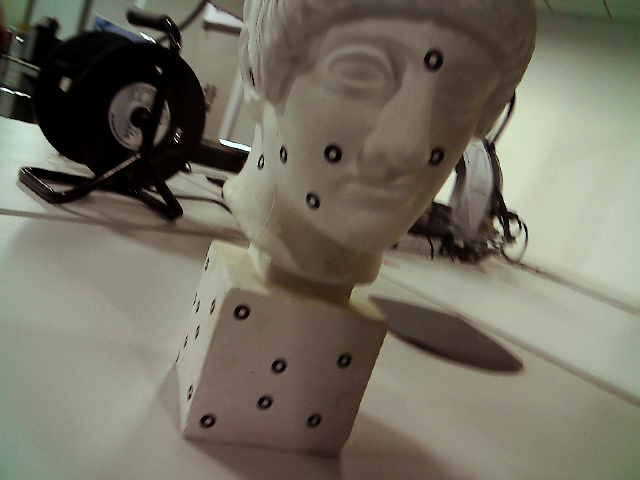
//> input picture 7.2D-2D:对极几何/data71.png, 640 x 480 px
$ ./pose_estimation_2d2d data71.png data98.png   (built with g++ and OpenCV 4)
//> lines starting //> are read from the running program, lines starting //| are printed output that depends on the picture
/*=================================================================================
 *	                    Copyleft! 2018 William Yu
 *          Some rights reserved：CC(creativecommons.org)BY-NC-SA
 *                      Copyleft! 2018 William Yu
 *      版权部分所有，遵循CC(creativecommons.org)BY-NC-SA协议授权方式使用
 *
 * Filename                :
 * Description             : 视觉SLAM十四讲/ch7 学习记录
 *                           使用2D-2D的特征匹配估计相机运动
 * Reference               :
 * Programmer(s)           : William Yu, windmillyucong@163.com
 * Company                 : HUST, DMET国家重点实验室FOCUS团队
 * Modification History	   : ver1.0, 2018.04.20, William Yu

=================================================================================*/


/*-----------------------------[Note]---------------------------
*对极几何求解两组单目相机2D图像
 * 2D点对求两相机的 旋转和平移矩阵
 * 空间点 P  两相机 像素点对  p1  p2 两相机 归一化平面上的点对 x1 x2 与P点对应
 * 相机内参数 K  两镜头旋转平移矩阵  R t 或者 变换矩阵 T
 * 公式：
 *  p1 = KP  (世界坐标系)
 *  p2 = K( RP + t)  = KTP
 *  x1 =  K逆* p1
 *  x2 =  K逆* p2
 * 相机坐标系下 归一化平面上的点
 *  x1= (px -cx)/fx
 *  x2= (py -cy)/fy
 *  x1 = P
 *  x2 =  R  x1  + t
 *  t 外积  x2  = t 外积 R  x1 ；
 *  t 外积 t   =0
 *  sin(cet) =0 垂线段投影
 *  x2转置 *  t 外积  x2 = x2转置 * t 外积 R  x1   = 0
 * 有
 *  x2转置 * t 外积 R  x1   = x2转置 * E * x1 =  0 ； E 为本质矩阵
 *  p2转置 * K 转置逆 * t 外积 R * K逆 * p1  = p2转置 * F * p1 =  0 ； F 为基础矩阵
 *  x2转置 * E * x1 =  0
 *  x1 x2  为 由 像素坐标转化的归一化坐标
 *  一个点对一个约束，8点法  可以算出 E的各个元素 ，
 *  再 奇异值分解 E 得到 R t
 *
 *
 * 单应矩阵描述了两个平面间的映射关系
 *  p2 = K( RP + t)
 * 有 P在极平面上  平面方程  n转置 * P + d = 0
 * 得 - n转置 * P/d  =1
 *   p2 = K( RP - t *n转置 * P/d)   = K( R - t *n转置 * /d)*P = H *p1
 *   p2 = H *p1
 * 一个点对 2个约束，4点法求解  单应矩阵 H 再对 H进行分解
--------------------------------------------------------------*/


/// Include Files
#include <iostream>
#include <opencv2/core/core.hpp>
#include <opencv2/features2d/features2d.hpp>
#include <opencv2/highgui/highgui.hpp>
#include <opencv2/calib3d/calib3d.hpp>

using namespace std;
using namespace cv;


/// Global Variables


/// Function Header


// 特征点匹配
void find_feature_matches (
    const Mat& img_1, const Mat& img_2,
    std::vector<KeyPoint>& keypoints_1,
    std::vector<KeyPoint>& keypoints_2,
    std::vector< DMatch >& matches );
// 旋转平移矩阵计算
void pose_estimation_2d2d (
    std::vector<KeyPoint> keypoints_1,
    std::vector<KeyPoint> keypoints_2,
    std::vector< DMatch > matches,
    Mat& R, Mat& t );

// 像素坐标转相机归一化坐标
Point2d pixel2cam ( const Point2d& p, const Mat& K );


/// Function Definitions

/**
 * @function main
 * @brief
 * @param  None
 * @retval None
 */
int main ( int argc, char** argv )
{
    if ( argc != 3 )
    {
        cout<<"usage: pose_estimation_2d2d img1 img2"<<endl;
        return 1;
    }
    //--读取图像
    Mat img_1 = imread ( argv[1], CV_LOAD_IMAGE_COLOR );
//> img_1 is the input picture: 480 rows x 640 cols, CV_8UC3; mean B, G, R 98.1, 111.8, 115.8
    Mat img_2 = imread ( argv[2], CV_LOAD_IMAGE_COLOR );
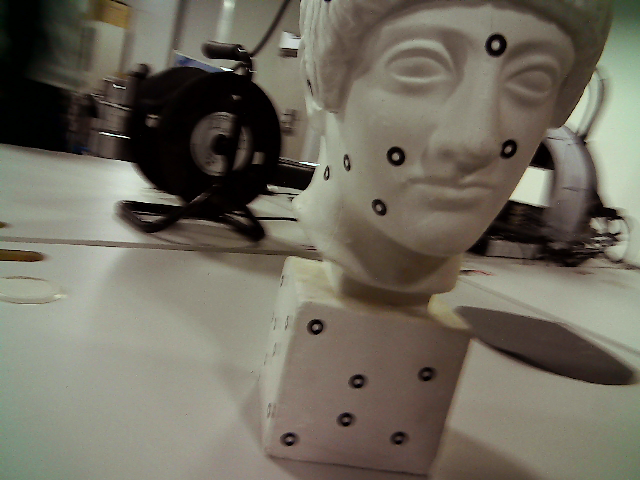
//> input picture 7.2D-2D:对极几何/data98.png, 640 x 480 px
//> img_2 is the input picture: 480 rows x 640 cols, CV_8UC3; mean B, G, R 94.9, 107.8, 112.4

    vector<KeyPoint> keypoints_1, keypoints_2;
    vector<DMatch> matches;
    find_feature_matches ( img_1, img_2, keypoints_1, keypoints_2, matches );
    cout<<"一共找到了"<<matches.size() <<"组匹配点"<<endl;


    //--[5]:绘制匹配结果
    Mat img_match;
    drawMatches ( img_1, keypoints_1, img_2, keypoints_2, matches, img_match );
    namedWindow("img_match", WINDOW_NORMAL);
    imshow ( "img_match", img_match );
    waitKey(0);

    //-- 估计两张图像间运动
    Mat R,t; //旋转平移矩阵
    pose_estimation_2d2d ( keypoints_1, keypoints_2, matches, R, t );

    //-- 验证E=t^R*scale
    Mat t_x = ( Mat_<double> ( 3,3 ) <<
                0,                      -t.at<double> ( 2,0 ),     t.at<double> ( 1,0 ),
                t.at<double> ( 2,0 ),      0,                      -t.at<double> ( 0,0 ),
                -t.at<double> ( 1,0 ),     t.at<double> ( 0,0 ),      0 );

    cout<<"E = t^R = "<<endl<<t_x*R<<endl;

    //-- 验证对极约束
    Mat K = ( Mat_<double> ( 3,3 ) << 520.9, 0, 325.1, 0, 521.0, 249.7, 0, 0, 1 );
    for ( DMatch m: matches )
    {
        //像素坐标转相机归一化坐标
        Point2d pt1 = pixel2cam ( keypoints_1[ m.queryIdx ].pt, K );
        Mat y1 = ( Mat_<double> ( 3,1 ) << pt1.x, pt1.y, 1 );
        Point2d pt2 = pixel2cam ( keypoints_2[ m.trainIdx ].pt, K );
        Mat y2 = ( Mat_<double> ( 3,1 ) << pt2.x, pt2.y, 1 );
        Mat d = y2.t() * t_x * R * y1;
        cout << "epipolar constraint = " << d << endl;
    }
    return 0;
}


/**
 * @function find_feature_matches
 * @author 特征点匹配
 * @brief
 * @param  const Mat& img_1, const Mat& img_2,
                            std::vector<KeyPoint>& keypoints_1,
                            std::vector<KeyPoint>& keypoints_2,
                            std::vector< DMatch >& matches
 * @retval None
 */
void find_feature_matches ( const Mat& img_1, const Mat& img_2,
                            std::vector<KeyPoint>& keypoints_1,
                            std::vector<KeyPoint>& keypoints_2,
                            std::vector< DMatch >& matches )
{
    //-- 初始化
    Mat descriptors_1, descriptors_2;
    Ptr<FeatureDetector> detector = ORB::create();
    Ptr<DescriptorExtractor> descriptor = ORB::create();
    Ptr<DescriptorMatcher> matcher  = DescriptorMatcher::create ( "BruteForce-Hamming" );
    //-- [1]:检测 Oriented FAST 角点位置
    detector->detect ( img_1,keypoints_1 );
//> keypoints_1 = 500 keypoints; strongest (x, y, size): (248, 153, 31), (247, 154, 37.2), (246, 154, 44.6), (154, 42, 31)
    detector->detect ( img_2,keypoints_2 );
//> keypoints_2 = 500 keypoints; strongest (x, y, size): (314, 168, 31), (314, 166, 31), (231, 70, 31), (313, 168, 37.2)

    //-- [2]:根据角点位置计算 BRIEF 描述子
    descriptor->compute ( img_1, keypoints_1, descriptors_1 );
    descriptor->compute ( img_2, keypoints_2, descriptors_2 );

    //-- [3]:对两幅图像中的BRIEF描述子进行匹配，使用 Hamming 距离
    vector<DMatch> match;
    //BFMatcher matcher ( NORM_HAMMING );
    matcher->match ( descriptors_1, descriptors_2, match );
//> match = 500 matches

    //-- [4]:匹配点对筛选
    double min_dist=10000, max_dist=0;

    //找出所有匹配之间的最小距离和最大距离, 即是最相似的和最不相似的两组点之间的距离
    for ( int i = 0; i < descriptors_1.rows; i++ )
    {
        double dist = match[i].distance;
        if ( dist < min_dist ) min_dist = dist;
        if ( dist > max_dist ) max_dist = dist;
    }
//> this loop made 500 passes
//> (dist, min_dist, max_dist) on pass 1: (73, 73, 73)
//> (dist, min_dist) on passes 2, 3, 9, 18, 61, 322: (63, 63), (50, 50), (40, 40), (33, 33), (18, 18), (13, 13)
//> after the loop, min_dist = 13; max_dist = 91

    printf ( "-- Max dist : %f \n", max_dist );
//| -- Max dist : 91.000000
    printf ( "-- Min dist : %f \n", min_dist );
//| -- Min dist : 13.000000

    //当描述子之间的距离大于两倍的最小距离时,即认为匹配有误.但有时候最小距离会非常小,设置一个经验值30作为下限.
    for ( int i = 0; i < descriptors_1.rows; i++ )
    {
        if ( match[i].distance <= max ( 2*min_dist, 30.0 ) )
        {
            matches.push_back ( match[i] );
        }
    }
//> in main, `find_feature_matches ( img_1, img_2, keypoints_1, keypoints_2, matches..`: matches = 30 matches
//| 一共找到了30组匹配点
//> in main, `drawMatches ( img_1, keypoints_1, img_2, keypoints_2, matches, img_mat..`:
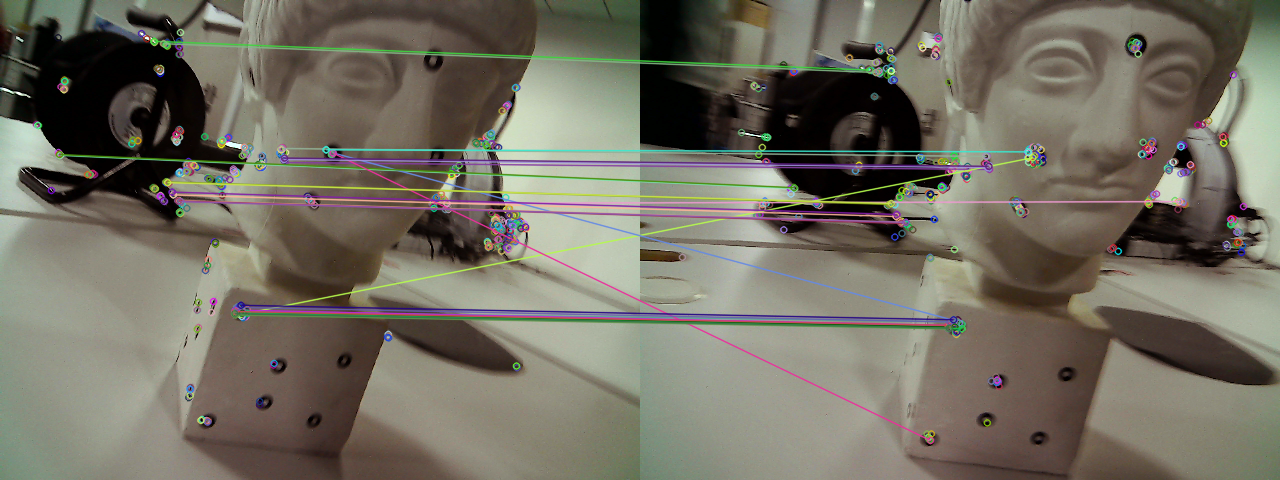
//> img_match: 480 rows x 1280 cols, CV_8UC3; mean B, G, R 98.3, 111, 115.1
}


/**
 * @function pixel2cam
 * @brief 像素坐标转相机归一化坐标
 * @param  const Point2d& p, const Mat& K
 * @retval Point2d
 */
// x1 =  K^(-1) * p1;  x2 =  K^(-1)* p2
Point2d pixel2cam ( const Point2d& p, const Mat& K )
{
    return Point2d
           (
               ( p.x - K.at<double> ( 0,2 ) ) / K.at<double> ( 0,0 ),
               ( p.y - K.at<double> ( 1,2 ) ) / K.at<double> ( 1,1 )
           );
}


/**
 * @function pose_estimation_2d2d
 * @author
 * @brief 对极几何
 * @param  std::vector<KeyPoint> keypoints_1,std::vector<KeyPoint> keypoints_2,std::vector< DMatch > matches,Mat& R, Mat& t
 * @retval None
 */
void pose_estimation_2d2d ( std::vector<KeyPoint> keypoints_1,
                            std::vector<KeyPoint> keypoints_2,
                            std::vector< DMatch > matches,
                            Mat& R, Mat& t )
{
    // 相机内参,使用的是TUM Freiburg2相机
    //   [fx 0 cx
    //     0 fy cy
    //     0 0  1]
    Mat K = ( Mat_<double> ( 3,3 ) << 520.9, 0, 325.1,
                                    0, 521.0, 249.7,
                                    0, 0, 1 );

    //-- 把匹配点转换为vector<Point2f>的形式
    vector<Point2f> points1;
    vector<Point2f> points2;
    for ( int i = 0; i < ( int ) matches.size(); i++ )
    {
        points1.push_back ( keypoints_1[matches[i].queryIdx].pt );
        points2.push_back ( keypoints_2[matches[i].trainIdx].pt );
    }
//> this loop made 30 passes

    //-- 计算基础矩阵F
    //公式：p2转置 * F * p1 = 0
    Mat fundamental_matrix;
    fundamental_matrix = findFundamentalMat ( points1, points2, CV_FM_8POINT );
//> fundamental_matrix = [[0.000426, -0.00426, 0.616], [0.00388, 0.000171, -1.27], [-0.878, 1.59, 1]]
    cout<<"fundamental_matrix is "<<endl<< fundamental_matrix<<endl;
//| fundamental_matrix is
//| [0.0004261362089712877, -0.00426380139857259, 0.615926131435354;
//|  0.00387885308597841, 0.0001706950491473709, -1.27378822047019;
//|  -0.8780648480149281, 1.589416467460752, 1]

    //-- 计算本质矩阵E
    //公式： x2转置 * E * x1 = 0
    Point2d principal_point ( 325.1, 249.7 );	//相机光心, TUM dataset标定值
    double focal_length = 521;			//相机焦距, TUM dataset标定值
    Mat essential_matrix;
    essential_matrix = findEssentialMat ( points1, points2, focal_length, principal_point );
//> essential_matrix = [[0.0528, -0.654, -0.0928], [0.621, 0.037, 0.325], [0.102, -0.242, 0.00796]]
    cout<<"essential_matrix is "<<endl<< essential_matrix<<endl;
//| essential_matrix is
//| [0.05275935272102218, -0.6535899287734547, -0.0927690939877736;
//|  0.6210023706077404, 0.03699677480552499, 0.3247070122207363;
//|  0.1021224965661621, -0.2418487815243122, 0.007960153616293257]

    //-- 计算单应矩阵H
    //公式：p2 = H *p1
    Mat homography_matrix;
    homography_matrix = findHomography ( points1, points2, RANSAC, 3 );
//> homography_matrix = [[1.04, 0.082, 88.58], [-0.0634, 1.22, 14.62], [0.000347, 0.000256, 1]]
    cout<<"homography_matrix is "<<endl<<homography_matrix<<endl;
//| homography_matrix is
//| [1.038801486460231, 0.08196769229062685, 88.57820001398002;
//|  -0.0634375228722745, 1.216919876765899, 14.61531976847826;
//|  0.0003474260647707475, 0.0002559425860913662, 1]

    //-- 从本质矩阵中恢复旋转和平移信息
    //奇异值分解
    recoverPose ( essential_matrix, points1, points2, R, t, focal_length, principal_point );
//> R = [[0.991, 0.063, 0.12], [-0.0646, 0.998, 0.00989], [-0.119, -0.0175, 0.993]]; t = [0.351, 0.123, -0.928]
    cout<<"R is "<<endl<<R<<endl;
//| R is
//| [0.9907984366838896, 0.06297516756689993, 0.1198022793384246;
//|  -0.0646199698495851, 0.9978609308346192, 0.009890511134663896;
//|  -0.1189231573807216, -0.01754112264899074, 0.9927485037283176]
    cout<<"t is "<<endl<<t<<endl;
//| t is
//| [0.3505154801347814;
//|  0.122903625400042;
//|  -0.9284576441870732]
//> in main, `Mat t_x = ( Mat_<double> ( 3,3 ) << 0,                      -t.at<doub..`: t_x = [[0, 0.928, 0.123], [-0.928, 0, -0.351], [-0.123, 0.351, 0]]
//| E = t^R =
//| [-0.07461299216009593, 0.9243157415018829, 0.1311953108865734;
//|  -0.8782299747793113, -0.05232134069403601, -0.4592050604802125;
//|  -0.1444230196672664, 0.3420258268750893, -0.01125735720273582]
//> the loop in main, `for ( DMatch m: matches )` made 30 passes
//> (y1, y2, d) on passes 1 to 12: ([-0.0847, -0.195, 1], [0.0401, -0.18, 1], [-0.000139]), ([-0.077, -0.168, 1], [0.0459, -0.155, 1], [0.000724]), ([-0.163, 0.123, 1], [0.129, -0.178, 1], [0.145]), ([-0.509, -0.182, 1], [-0.328, -0.118, 1], [1.5e-06]), ([-0.329, -0.401, 1], [-0.184, -0.346, 1], [-0.00976]), ([-0.311, -0.396, 1], [-0.173, -0.341, 1], [-0.0089]), ([-0.163, 0.12, 1], [-0.0228, 0.147, 1], [3.37e-05]), ([0.233, -0.09, 1], [0.411, -0.0932, 1], [-0.00167]), ([-0.292, -0.106, 1], [-0.133, -0.0647, 1], [7.49e-05]), ([0.014, -0.187, 1], [-0.0242, 0.134, 1], [-0.138]), ([-0.281, -0.0951, 1], [-0.124, -0.0536, 1], [3.23e-06]), ([-0.511, -0.184, 1], [-0.329, -0.12, 1], [-2.9e-05])
//| epipolar constraint = [-0.0001385518015366155]
//| epipolar constraint = [0.0007236405147232339]
//| epipolar constraint = [0.1450143645506742]
//| epipolar constraint = [1.503855600668794e-06]
//| epipolar constraint = [-0.009756988806674624]
//| epipolar constraint = [-0.00889949401624808]
//| epipolar constraint = [3.369099078434634e-05]
//| epipolar constraint = [-0.001674357102598709]
//> (output is shown up to pass 8 of 30)

}
